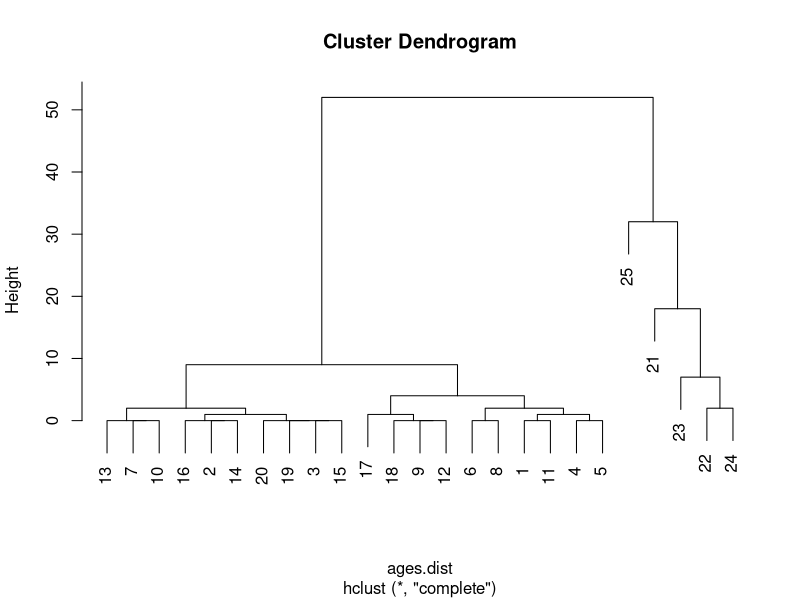
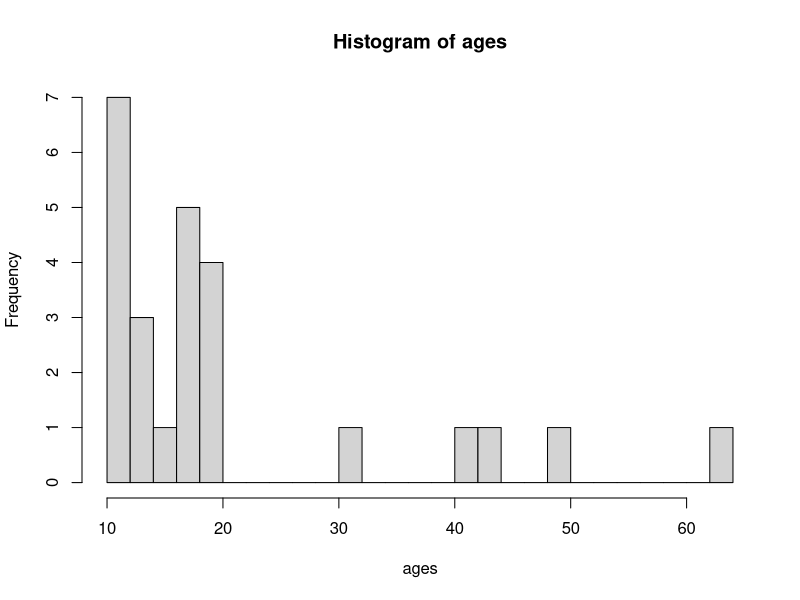

The R script that drew these images, in order: (Note: this script raises an error after producing the figures.)
## ---- chunk 1
library(tidyverse)
## ---- chunk 2
ages_pupils <- sample(10:20, 20, replace = TRUE)
ages_pupils
## ---- chunk 3
ages_teachers <- sample(30:65, 5, replace = TRUE)
ages_teachers
## ---- chunk 4
ages <- c(ages_pupils, ages_teachers)
## ---- chunk 5
ages.dist <- dist(ages)
## ---- chunk 6
ages.dist
## ---- chunk 7
ages.hc <- hclust(ages.dist, method = "complete")
plot(ages.hc)
## ---- chunk 8
groups <- cutree(ages.hc, k=2) 
data.frame(ages) %>%
  mutate(cluster = groups)
## ---- chunk 9
hist(ages, breaks=20)
## ---- chunk 10
heights_pupils <- sample(130:200, 20, replace = TRUE)
heights_pupils
## ---- chunk 11
heights_teachers <- sample(160:200, 5, replace = TRUE)
heights_teachers
## ---- chunk 12
teachers <- teachers %>%
  rename(age = ages_teachers, height = heights_teachers)
## ---- chunk 13
school <- rbind(pupils, teachers)
## ---- chunk 14
dist(school)
## ---- chunk 15
mean(school$age)
## ---- chunk 16
sd(school$age)
## ---- chunk 17
(school[1,1] - mean(school$age)) / sd(school$age)
## ---- chunk 18
head(scale(school))
## ---- chunk 19
school.hc <- hclust(school.dist, method = "complete")
plot(school.hc)
#groups <- cutree(school.hc, k=3) 
rect.hclust(school.hc, k=3, border="red")
## ---- chunk 20
wine.dist <- dist(scale(wine[,-1]))
wine.hc <- hclust(wine.dist)
plot(wine.hc)
rect.hclust(wine.hc, k=3, border="red")
## ---- chunk 21
wine.scaled <- as.data.frame(scale(wine[,-1]))


wss <- (nrow(wine.scaled)-1)*sum(apply(wine.scaled,2,var))
  for (i in 2:10) wss[i] <- sum(kmeans(wine.scaled,
                                       centers=i)$withinss)
plot(1:10, wss, type="b", xlab="Number of Clusters",
     ylab="Within groups sum of squares")

## ---- chunk 22
k.means.fit <- kmeans(wine.scaled, 3) 
table(wine$X1,k.means.fit$cluster)
## ---- chunk 23
cbind(wine$X1,k.means.fit$cluster)
## ---- chunk 24
library(cluster)
clusplot(wine, k.means.fit$cluster, color=TRUE, shade=TRUE,
labels=2, lines=0, main="K-means cluster plot")

## ---- chunk 25
seg.summ <- function(data, groups) {
 aggregate(data, list(groups), function(x) mean(as.numeric(x))) 
  }
## ---- chunk 26
seg.summ(wine, k.means.fit$cluster)
## ---- chunk 27
school.scaled <- scale(school)
wss <- (nrow(school.scaled)-1)*sum(apply(school.scaled,2,var))
  for (i in 2:10) wss[i] <- sum(kmeans(school.scaled,
                                       centers=i)$withinss)
plot(1:10, wss, type="b", xlab="Number of Clusters",
     ylab="Within groups sum of squares")
## ---- chunk 28
plot(school.scaled)
## ---- chunk 29
start <- matrix(c(2, 1, -0.5, 0),  2)
school.fit <- kmeans(school.scaled, centers = start)
school.fit
## ---- chunk 30
school.comp <- as.data.frame(cbind(school.scaled,school.fit$cluster))
school.comp <- school.comp %>%
  rename(Cluster = V3)
## ---- chunk 31
ggplot() + 
  geom_point(data = as.data.frame(school.comp), aes(age, height, shape = factor(Cluster)), size=3) + 
  geom_point(data = as.data.frame(school.fit$centers), aes(age, height), color = "red", shape="diamond", size=4)
